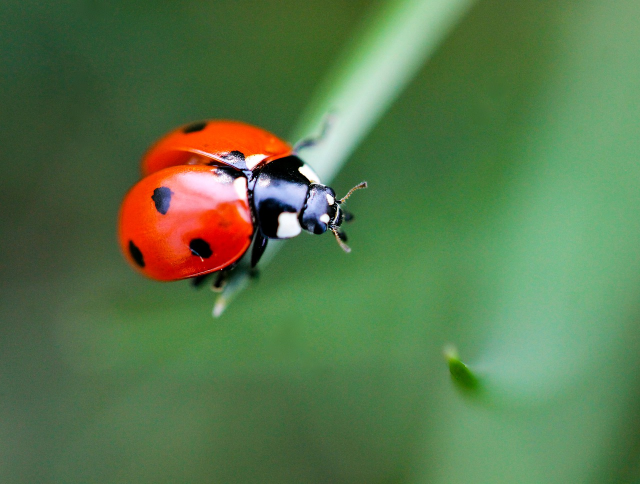
#> input picture Aula P10/bug.jpg, 1280 x 968 px (shown at 1/2 size)
$ python imagem.py
#> lines starting #> are read from the running program, lines starting #| are printed output that depends on the picture; after the words box and inside, x2 and y2 are one past the last pixel; in counts of white or black regions, pixels touching at a corner belong together
import numpy as np
import matplotlib.image as mpimg
import matplotlib.pyplot as plt

img = mpimg.imread("bug.jpg")   #loads the image from file
#> img is the input picture: shape (968, 1280, 3); mean R, G, B 88.4, 119.7, 75.5
print(type(img))
#| <class 'numpy.ndarray'>
print(img.shape)    # image dimensions
#| (968, 1280, 3)
print(img[0,0])     # shows pixel 0,0 R,G,B colors [43 84 52]
#| [43 84 52]

output = img.copy()     # The original image is read-only!
output[:, :, :2] = 0    # color RGB - removes R,G -> blue image
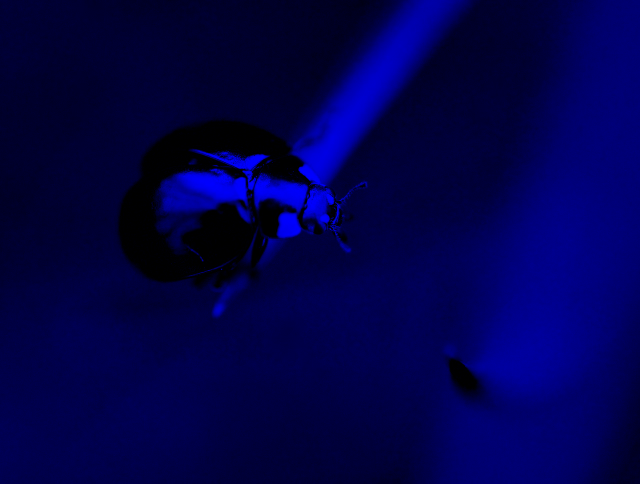
#> output: shape (968, 1280, 3) (shown at 1/2 size); mean R, G, B 0, 0, 75.5
output[:, 600:610] = [255,0,0] #pixel between coluns 600 and 610 set to red
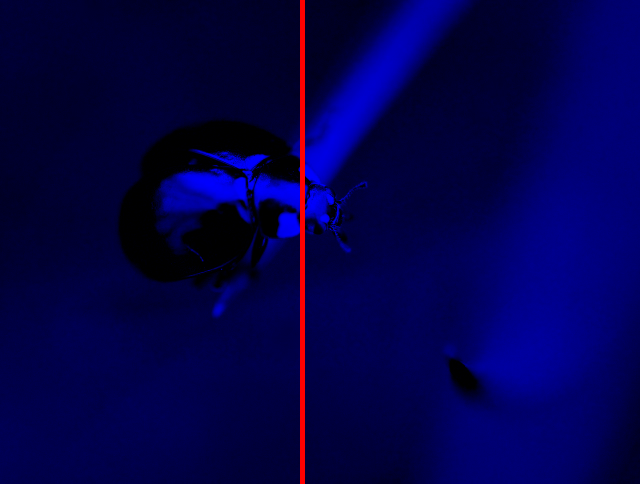
#> output: shape (968, 1280, 3) (shown at 1/2 size); 0.78% of pixels changed, all inside (x1, y1, x2, y2) = (600, 0, 610, 968)

mpimg.imsave("bug-blue.jpg", output)    #saves the image in a file

plt.figure(1)
#plt.imshow(output)  # shows the image

# a) - Create an image 8 times smaller and transposed 90º
output[::8, ::8,]
plt.imshow(output)
#np.transpose (axis0,axis1,axis2)


# b) - Create a gray iamge wich has only 2D. the pixel value is the average of R,G, B
#       imsave(....., cmap='gray') - to specific gray color map


plt.show()

sum(x/2 for x in range(7) if x%2==0)
